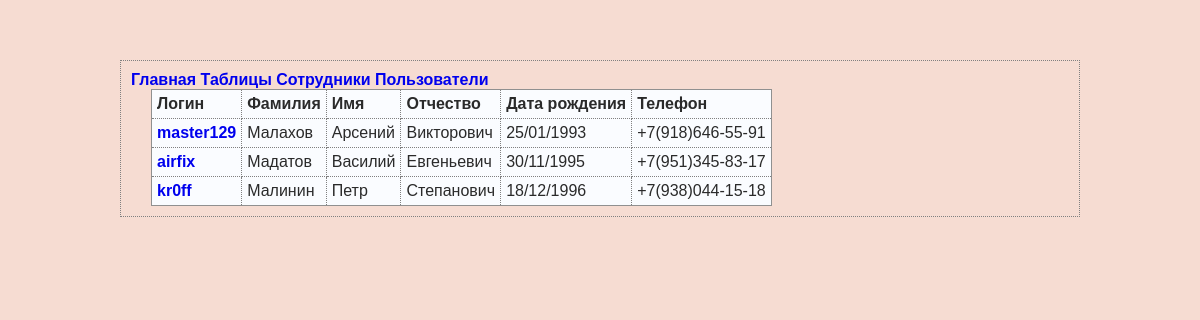
Screenshot of /users with the database file from the repository.
### tables this page shows
CREATE TABLE users (id integer primary key autoincrement, login text, last_name text, name text, surname text, date_of_birth date, phone text);

### app.py (the view)
@app.route('/users')
def users():
    conn_to_db = get_db()
    cursor = conn_to_db.cursor()
    select = 'select login, last_name, name, surname, date_of_birth, phone from users'
    cursor.execute(select)
    sel_db = cursor.fetchall()
    user = list()
    for raw in sel_db:
        user.append(dict(zip(('login', 'last_name', 'name', 'surname', 'date_of_birth', 'phone'), raw)))
    return render_template('users.html', **{'user': user})

### app.py (called while the page is built)
def get_db():
    db = getattr(g, '_database', None)
    if db is None:
        db = g._database = sqlite3.connect(DATABSE)
    return db

@app.teardown_appcontext
def close_connection(exception):
    db = getattr(g, '_database', None)
    if db is not None:
        db.close()

### templates/users.html (shortened to what this page needs)
{% extends 'base.html' %}
{% block content %}
    <table border = '1' cellspacing = '0'>
        <tr>
            <th>Логин</th>
            <th>Фамилия</th>
            <th>Имя</th>
            <th>Отчество</th>
            <th>Дата рождения</th>
            <th>Телефон</th>
        </tr>
        {% for item in user %}
        <tr>
            <td><a href="users/{{ item.login }}">{{ item.login }}</a></td>
            <td>{{item.last_name}}</td>
            <td>{{item.name}}</td>
            <td>{{item.surname}}</td>
            <td>{{item.date_of_birth}}</td>
            <td>{{item.phone}}</td>
        </tr>
        {% endfor %}
    </table>
{% endblock %}

### static/css/style.css (style rules this page uses)
body { font-family: Verdana, Geneva, Arial, sans-serif; font-size: medium; background-color: rgb(246, 220, 210); margin-top: 5%; margin-bottom: 5%; margin-left: 10%; margin-right: 10%; border: 1px dotted gray; padding: 10px 10px 10px 10px; }
a { text-decoration: none; font-weight: 600; }
table { margin-left: 20px; margin-right: 20px; caption-side: bottom; border-collapse: collapse; }
td, th { padding: 5px; text-align: left; }
table { font-size: 1em; background-color: #fafcff; border: 1px solid #909090; color: #2a2a2a; padding: 5px 5px 2px; border-collapse: collapse; }
td, th { border: thin dotted gray; }

### rows the page displays
users: login "master129", last_name "Малахов", name "Арсений", surname "Викторович", date_of_birth "25/01/1993", phone "+7(918)646-55-91"
users: login "airfix", last_name "Мадатов", name "Василий", surname "Евгеньевич", date_of_birth "30/11/1995", phone "+7(951)345-83-17"
users: login "kr0ff", last_name "Малинин", name "Петр", surname "Степанович", date_of_birth "18/12/1996", phone "+7(938)044-15-18"
